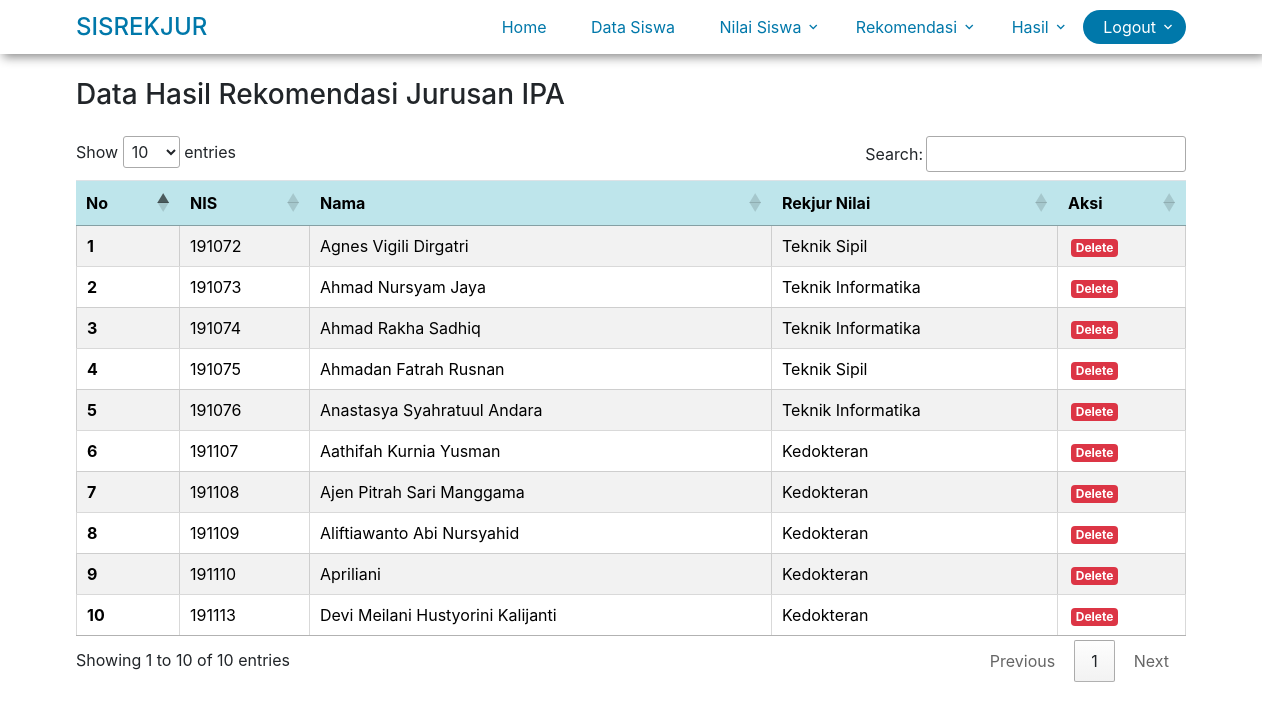
Page /index.php/controllerhasilipa/ipa_nilai on the committed database.
### tables this page shows
CREATE TABLE `tbl_nilai_rekjur_ipa` (
  `id_rekjur_nilai` int(11) NOT NULL,
  `nis` int(32) NOT NULL,
  `nama` varchar(128) NOT NULL,
  `rekjur` varchar(32) NOT NULL
);

### application/controllers/ControllerHasilIpa.php (called while the page is built, shortened)
<?php if (!defined('BASEPATH')) exit('No direct script access allowed');
class ControllerHasilIpa extends CI_Controller
{
    public function __construct()
    {
        $this->load->model(['M_Siswa' => 'm_siswa']);
    }
    public function ipa_nilai()
    {
        $data   = [
            'title'         => 'Hasil Data IPA',
            'data' => $this->db->query('SELECT * FROM tbl_nilai_rekjur_ipa')->result_array(),
            'record' => $this->m_siswa->getKelasIpa(),
        ];
        $this->load->view('includes/headerr', $data);
        $this->load->view('hasil_ipa/ipa_nilai', $data);
        $this->load->view('includes/footer');
    }
}

### index.php (called while the page is built, shortened)
<?php
require_once BASEPATH.'core/CodeIgniter.php';

### application/models/M_Siswa.php (called while the page is built, shortened)
<?php
class M_Siswa extends CI_Model
{
    public function getKelasIpa()
    {
        $this->db->where_in('kelas', array('XII-MIA 1', 'XII-MIA 2'));
        $query = $this->db->get('tbl_siswa');
        return $query->result_array();
    }
}

### application/views/hasil_ipa/ipa_nilai.php (the view, shortened to what this page needs)
<div class="container">
    <h3 class="mt-4 mb-4">Data Hasil Rekomendasi Jurusan IPA</h3>
    <div class="row mt-3">
        <div class="col-md-12">
            <table id="myTable" class="cell-border table table-striped">
                <thead>
                    <tr class="table-info">
                        <th scope="col">No</th>
                        <th scope="col">NIS</th>
                        <th scope="col">Nama</th>
                        <th scope="col">Rekjur Nilai</th>
                        <th scope="col">Aksi</th>
                    </tr>
                </thead>
                <tbody>
                    <?php $no = 1;
                    foreach ($data as $hasil) : ?>
                        <tr>
                            <th scope="row"><?= $no++; ?></th>
                            <td><?= $hasil['nis']; ?></td>
                            <td><?= $hasil['nama']; ?></td>
                            <td><?= $hasil['rekjur']; ?></td>
                            <td><a href="<?= base_url(''); ?>ControllerHasilIpa/hapus/<?= $hasil['nis']; ?>" class="badge badge-danger" onclick="return confirm('yakin?');">Delete</a></td>
                        </tr>
                    <?php endforeach; ?>
                </tbody>
            </table>
        </div>
    </div>
</div>

### application/views/includes/headerr.php (shortened to what this page needs)
<!doctype html>
<html lang="en">
<head>
    <link rel="stylesheet" href="https://cdn.jsdelivr.net/npm/bootstrap@4.6.1/dist/css/bootstrap.min.css">
    <link rel="stylesheet" href="https://maxcdn.bootstrapcdn.com/font-awesome/4.7.0/css/font-awesome.min.css">
    <link rel="stylesheet" href="<?= base_url(); ?>assets/css/style.css">
    <link rel="stylesheet" href="<?= base_url(); ?>assets/css/style-navbar.css">
    <link rel="stylesheet" href="<?= base_url(); ?>assets/css/owl.carousel.min.css">
    <link rel="stylesheet" href="<?= base_url(); ?>assets/css/style-font.css">
    <link rel="stylesheet" href="<?= base_url(); ?>assets/css/style_dashboard.css">
    <link rel="stylesheet" href="<?= base_url(); ?>assets/css/sb-admin-2.min.css">
    <link rel="stylesheet" href="<?= base_url(); ?>assets/css/bootstrap.css">
    <link rel="stylesheet" href="<?= base_url(); ?>assets/css/jquery-ui.css">
    <link rel="stylesheet" href="//cdn.datatables.net/1.12.1/css/jquery.dataTables.min.css">
    <link href="https://cdnjs.cloudflare.com/ajax/libs/font-awesome/3.2.1/css/font-awesome.min.css" rel="stylesheet" />
</head>
<body>
    <header class="site-navbar" role="banner">
        <div class="container">
            <div class="row align-items-center">
                <div class="col-11 col-xl-2">
                    <h1 class="mb-0 site-logo"><a href="<?= base_url('dashboard/load_dashboard'); ?>" style="color: #0078AA;">SISREKJUR</a></h1>
                </div>
                <div class="col-12 col-md-10 d-none d-xl-block">
                    <nav class="site-navigation position-relative text-right" role="navigation">
                        <ul class="site-menu js-clone-nav mr-auto d-none d-lg-block">
                            <li><a href="<?= base_url('dashboard/load_dashboard'); ?>"><span>Home</span></a></li>
                            <li><a href="<?= base_url('siswa/index'); ?>"><span>Data Siswa</span></a></li>
                            <li class="has-children">
                                <a href="#"><span>Nilai Siswa</span></a>
                            </li>
                            <li class="has-children">
                                <a href="#"><span>Rekomendasi</span></a>
                            </li>
                            <li class="has-children">
                                <a href="#"><span>Hasil</span></a>
                            </li>
                            <li class="has-children active">
                                <a href="#"><span>Logout</span></a>
                            </li>
                        </ul>
                    </nav>
                </div>
            </div>
        </div>
    </header>

### application/views/includes/footer.php (shortened to what this page needs)
</body>
</html>

### assets/css/style.css (style rules this page uses)
.badge { margin-left: 3px; }

### assets/css/style-navbar.css (style rules this page uses)
body { font-family: "Open Sans", -apple-system, BlinkMacSystemFont, "Segoe UI", Roboto, "Helvetica Neue", Arial, "Noto Sans", sans-serif, "Apple Color Emoji", "Segoe UI Emoji", "Segoe UI Symbol", "Noto Color Emoji"; background-color: #fff; height: 200vh; position: relative; }
body:before { content: ""; position: absolute; top: 0; left: 0; right: 0; bottom: 0; background: rgba(0, 0, 0, 0.5); -webkit-transition: .3s all ease; -o-transition: .3s all ease; transition: .3s all ease; opacity: 0; visibility: hidden; z-index: 1; }
h1, h2, h3, h4, h5, h6, .h1, .h2, .h3, .h4, .h5, .h6 { font-family: "Open Sans", -apple-system, BlinkMacSystemFont, "Segoe UI", Roboto, "Helvetica Neue", Arial, "Noto Sans", sans-serif, "Apple Color Emoji", "Segoe UI Emoji", "Segoe UI Symbol", "Noto Color Emoji"; }
a { -webkit-transition: .3s all ease; -o-transition: .3s all ease; transition: .3s all ease; }
a, a:hover { text-decoration: none !important; }
.site-navbar { box-shadow: 3px 3px 10px #888888; }
.site-navbar .site-logo { color: #0078AA; position: relative; left: 0; font-size: 24px !important; }
.site-navbar .site-navigation .site-menu { margin-bottom: 0; }
.site-navbar .site-navigation .site-menu .active>a span { background: #0078AA; color: #fff; border-radius: 30px; display: inline-block; padding: 5px 20px; }
.site-navbar .site-navigation .site-menu a { text-decoration: none !important; display: inline-block; }
.site-navbar .site-navigation .site-menu>li { display: inline-block; }
.site-navbar .site-navigation .site-menu>li>a { padding: 10px 0px; color: #0078AA; font-size: 16px; text-decoration: none !important; }
.site-navbar .site-navigation .site-menu>li>a>span { padding: 5px 20px; display: inline-block; -webkit-transition: .3s all ease; -o-transition: .3s all ease; transition: .3s all ease; border-radius: 30px; }
.site-navbar .site-navigation .site-menu .has-children { position: relative; }
.site-navbar .site-navigation .site-menu .has-children>a span { position: relative; padding-right: 30px; }
.site-navbar .site-navigation .site-menu .has-children>a span:before { position: absolute; content: "\e313"; font-size: 16px; top: 50%; right: 10px; -webkit-transform: translateY(-50%); -ms-transform: translateY(-50%); transform: translateY(-50%); font-family: 'icomoon'; }
.site-mobile-menu .site-nav-wrap { padding: 0; margin: 0; list-style: none; position: relative; }
.site-mobile-menu .site-nav-wrap a { padding: 10px 20px; display: block; position: relative; color: #212529; }
.site-mobile-menu .site-nav-wrap li { position: relative; display: block; }
.site-mobile-menu .site-nav-wrap li.active>a { color: #0078AA; }
.site-mobile-menu .site-nav-wrap>li { display: block; position: relative; float: left; width: 100%; }
.site-mobile-menu .site-nav-wrap>li>a { padding-left: 20px; font-size: 20px; }

### rows in the picture
tbl_nilai_rekjur_ipa: nis "191072", nama "Agnes Vigili Dirgatri", rekjur "Teknik Sipil"
tbl_nilai_rekjur_ipa: nis "191073", nama "Ahmad Nursyam Jaya", rekjur "Teknik Informatika"
tbl_nilai_rekjur_ipa: nis "191074", nama "Ahmad Rakha Sadhiq", rekjur "Teknik Informatika"
tbl_nilai_rekjur_ipa: nis "191075", nama "Ahmadan Fatrah Rusnan", rekjur "Teknik Sipil"
tbl_nilai_rekjur_ipa: nis "191076", nama "Anastasya Syahratuul Andara", rekjur "Teknik Informatika"
tbl_nilai_rekjur_ipa: nis "191107", nama "Aathifah Kurnia Yusman", rekjur "Kedokteran"
tbl_nilai_rekjur_ipa: nis "191108", nama "Ajen Pitrah Sari Manggama", rekjur "Kedokteran"
tbl_nilai_rekjur_ipa: nis "191109", nama "Aliftiawanto Abi Nursyahid", rekjur "Kedokteran"
tbl_nilai_rekjur_ipa: nis "191110", nama "Apriliani", rekjur "Kedokteran"
tbl_nilai_rekjur_ipa: nis "191113", nama "Devi Meilani Hustyorini Kalijanti", rekjur "Kedokteran"
